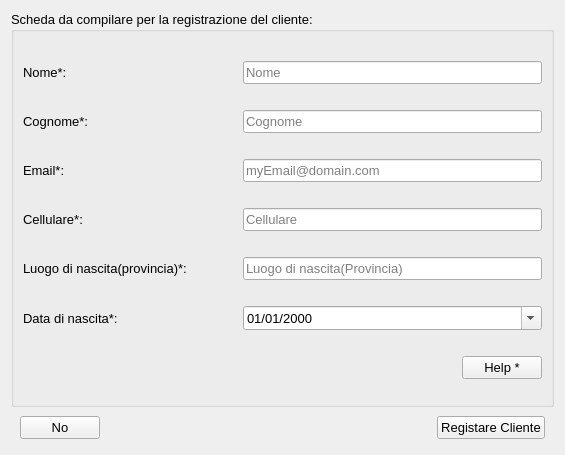
<?xml version="1.0" encoding="UTF-8"?>
<ui version="4.0">
 <class>Form</class>
 <widget class="QWidget" name="Form">
  <property name="geometry">
   <rect>
    <x>0</x>
    <y>0</y>
    <width>565</width>
    <height>455</height>
   </rect>
  </property>
  <property name="minimumSize">
   <size>
    <width>550</width>
    <height>430</height>
   </size>
  </property>
  <property name="font">
   <font>
    <family>Arial</family>
    <pointsize>10</pointsize>
   </font>
  </property>
  <property name="acceptDrops">
   <bool>false</bool>
  </property>
  <property name="windowTitle">
   <string>Struttura Alberghiera</string>
  </property>
  <layout class="QVBoxLayout" name="verticalLayout">
   <item>
    <widget class="QGroupBox" name="groupboxSchedaCliente">
     <property name="sizePolicy">
      <sizepolicy hsizetype="Preferred" vsizetype="Expanding">
       <horstretch>0</horstretch>
       <verstretch>0</verstretch>
      </sizepolicy>
     </property>
     <property name="title">
      <string>Scheda da compilare per la registrazione del cliente:</string>
     </property>
     <layout class="QGridLayout" name="gridLayout">
      <property name="bottomMargin">
       <number>0</number>
      </property>
      <item row="3" column="1" colspan="2">
       <widget class="QLineEdit" name="lineeditCellulare">
        <property name="text">
         <string/>
        </property>
        <property name="placeholderText">
         <string>Cellulare</string>
        </property>
       </widget>
      </item>
      <item row="5" column="0">
       <widget class="QLabel" name="labelDataDiNascitaAsterisco">
        <property name="text">
         <string>Data di nascita*:</string>
        </property>
       </widget>
      </item>
      <item row="6" column="2">
       <widget class="QPushButton" name="btnHelpAsterisco">
        <property name="sizePolicy">
         <sizepolicy hsizetype="Fixed" vsizetype="Fixed">
          <horstretch>0</horstretch>
          <verstretch>0</verstretch>
         </sizepolicy>
        </property>
        <property name="text">
         <string>Help *</string>
        </property>
       </widget>
      </item>
      <item row="1" column="0">
       <widget class="QLabel" name="labelCognomeAsterisco">
        <property name="text">
         <string>Cognome*:</string>
        </property>
       </widget>
      </item>
      <item row="5" column="1" colspan="2">
       <widget class="QDateEdit" name="dateedit">
        <property name="displayFormat">
         <string>dd/MM/yyyy</string>
        </property>
        <property name="calendarPopup">
         <bool>true</bool>
        </property>
       </widget>
      </item>
      <item row="0" column="1" colspan="2">
       <widget class="QLineEdit" name="lineeditNome">
        <property name="text">
         <string/>
        </property>
        <property name="placeholderText">
         <string>Nome</string>
        </property>
       </widget>
      </item>
      <item row="2" column="0">
       <widget class="QLabel" name="labelEmailAsterisco">
        <property name="text">
         <string>Email*:</string>
        </property>
       </widget>
      </item>
      <item row="2" column="1" colspan="2">
       <widget class="QLineEdit" name="lineeditEmail">
        <property name="text">
         <string/>
        </property>
        <property name="placeholderText">
         <string>myEmail@domain.com</string>
        </property>
       </widget>
      </item>
      <item row="1" column="1" colspan="2">
       <widget class="QLineEdit" name="lineeditCognome">
        <property name="text">
         <string/>
        </property>
        <property name="placeholderText">
         <string>Cognome</string>
        </property>
       </widget>
      </item>
      <item row="4" column="0">
       <widget class="QLabel" name="labelLuogoDiNascitaProvinciaAsterisco">
        <property name="text">
         <string>Luogo di nascita(provincia)*:</string>
        </property>
       </widget>
      </item>
      <item row="0" column="0">
       <widget class="QLabel" name="labelNomeAsterisco">
        <property name="text">
         <string>Nome*:</string>
        </property>
       </widget>
      </item>
      <item row="3" column="0">
       <widget class="QLabel" name="labelCellulare">
        <property name="text">
         <string>Cellulare*:</string>
        </property>
       </widget>
      </item>
      <item row="4" column="1" colspan="2">
       <widget class="QLineEdit" name="lineeditLuogoNascita">
        <property name="text">
         <string/>
        </property>
        <property name="placeholderText">
         <string>Luogo di nascita(Provincia)</string>
        </property>
       </widget>
      </item>
      <item row="6" column="0" colspan="2">
       <spacer name="horizontalSpacer_5">
        <property name="orientation">
         <enum>Qt::Horizontal</enum>
        </property>
        <property name="sizeHint" stdset="0">
         <size>
          <width>40</width>
          <height>20</height>
         </size>
        </property>
       </spacer>
      </item>
     </layout>
    </widget>
   </item>
   <item>
    <widget class="QWidget" name="widgetButtons" native="true">
     <layout class="QHBoxLayout" name="horizontalLayout">
      <property name="topMargin">
       <number>3</number>
      </property>
      <property name="bottomMargin">
       <number>5</number>
      </property>
      <item>
       <widget class="QPushButton" name="btnNo">
        <property name="text">
         <string>No</string>
        </property>
       </widget>
      </item>
      <item>
       <spacer name="horizontalSpacer">
        <property name="orientation">
         <enum>Qt::Horizontal</enum>
        </property>
        <property name="sizeHint" stdset="0">
         <size>
          <width>40</width>
          <height>20</height>
         </size>
        </property>
       </spacer>
      </item>
      <item>
       <widget class="QPushButton" name="btnRegistraCliente">
        <property name="sizePolicy">
         <sizepolicy hsizetype="Fixed" vsizetype="Fixed">
          <horstretch>0</horstretch>
          <verstretch>0</verstretch>
         </sizepolicy>
        </property>
        <property name="text">
         <string>Registare Cliente</string>
        </property>
       </widget>
      </item>
     </layout>
    </widget>
   </item>
  </layout>
 </widget>
 <resources/>
 <connections/>
</ui>
